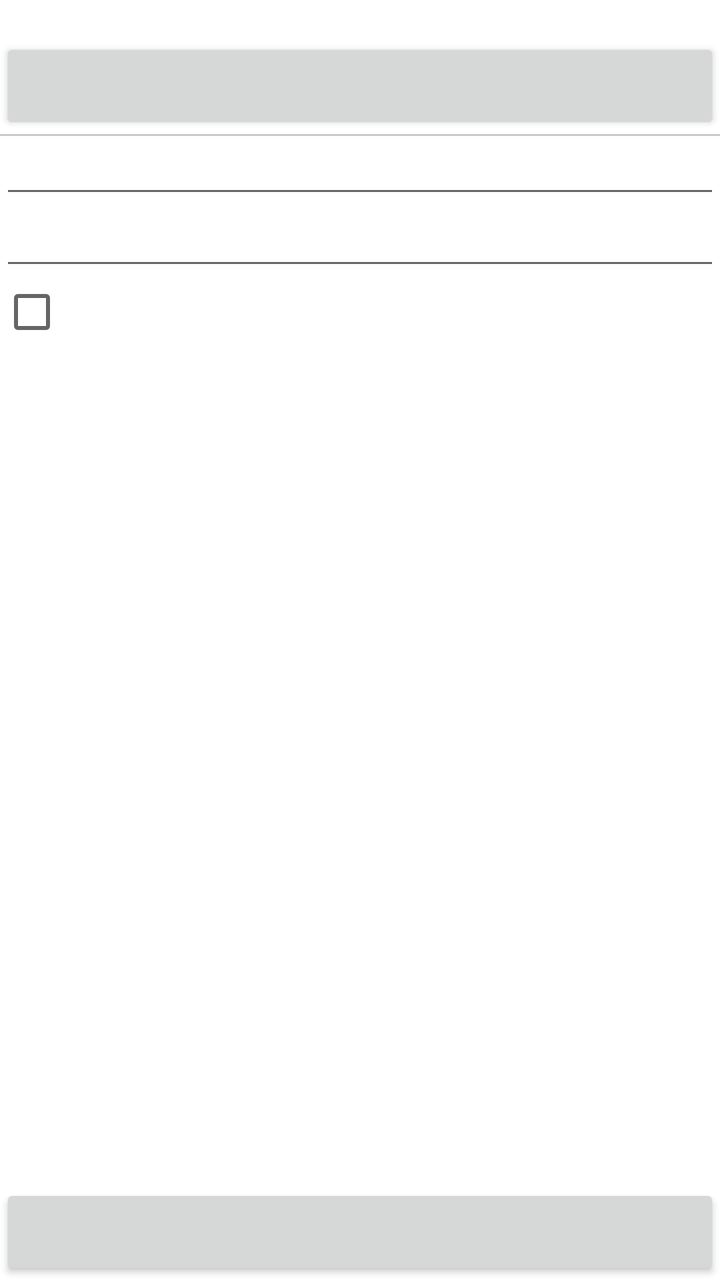
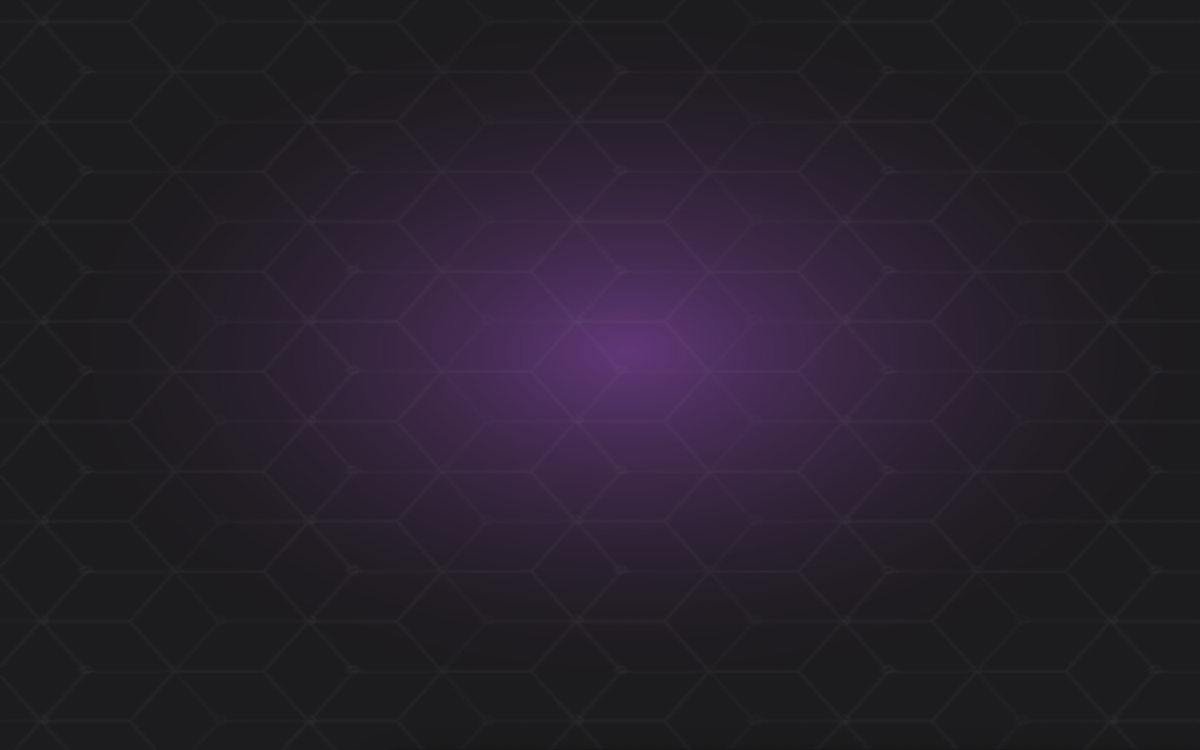

One screen, two layout resources from the same app: the default and the repository's alternative for another configuration. Each is rendered where Android would select it; the XML of both is given below.
<!-- AndroidManifest.xml: application theme AppTheme -->
<!-- res/layout/dialog_siginin.xml -->
<?xml version="1.0" encoding="utf-8"?>
<RelativeLayout xmlns:android="http://schemas.android.com/apk/res/android"
    android:layout_width="fill_parent"
    android:layout_height="fill_parent"
    android:background="@android:color/white"
    >


    <TextView
        android:id="@+id/info_text"
        android:layout_width="wrap_content"
        android:layout_height="wrap_content"
        android:layout_alignParentTop="true"
        android:layout_centerHorizontal="true"
        android:gravity="center"

        android:textAppearance="?android:attr/textAppearanceSmall" />

    <Button
        android:id="@+id/crear_boton"
        android:layout_width="match_parent"
        android:layout_height="wrap_content"
        android:layout_below="@+id/info_text"
        android:layout_centerHorizontal="true"

        android:textColor="@android:color/white" />

    <View
        android:id="@+id/divider"
        android:layout_width="match_parent"
        android:layout_height="1dp"
        android:layout_below="@+id/crear_boton"

        android:background="#C8C9CB" />

    <EditText
        android:id="@+id/nombre_input"
        android:layout_width="match_parent"
        android:layout_height="wrap_content"
        android:layout_below="@+id/divider"
        android:layout_centerHorizontal="true"

        android:ems="10"

        android:textAppearance="?android:attr/textAppearanceSmall" />

    <EditText
        android:id="@+id/contrasena_input"
        android:layout_width="match_parent"
        android:layout_height="wrap_content"
        android:layout_below="@+id/nombre_input"
        android:layout_centerHorizontal="true"

        android:ems="10"

        android:inputType="textPassword"

        android:textAppearance="?android:attr/textAppearanceSmall" />

    <CheckBox
        android:id="@+id/recordar_check"
        android:layout_width="wrap_content"
        android:layout_height="wrap_content"
        android:layout_alignLeft="@+id/contrasena_input"
        android:layout_alignStart="@+id/contrasena_input"
        android:layout_below="@+id/contrasena_input"
        android:checked="false" />

    <TextView
        android:id="@+id/olvidar_text"
        android:layout_width="wrap_content"
        android:layout_height="wrap_content"
        android:layout_alignEnd="@+id/contrasena_input"
        android:layout_alignRight="@+id/contrasena_input"
        android:layout_below="@+id/recordar_check"

        android:textAppearance="?android:attr/textAppearanceSmall" />

    <Button
        android:id="@+id/entrar_boton"
        android:layout_width="match_parent"
        android:layout_height="wrap_content"
        android:layout_alignParentBottom="true"
        android:layout_centerHorizontal="true"

        android:textColor="@android:color/white" />
</RelativeLayout>
<!-- resources referenced by this layout -->
<resources>
  <style name="AppTheme" parent="Theme.AppCompat.Light.DarkActionBar">
          
          <item name="colorPrimary">@color/colorPrimary</item>
          <item name="colorPrimaryDark">@color/colorPrimaryDark</item>
          <item name="colorAccent">@color/colorAccent</item>
      </style>
</resources>
<!-- res/layout-sw720dp/dialog_siginin.xml (the repository's variant of the layout above) -->
<!-- drawn on a large tablet held sideways -->
<?xml version="1.0" encoding="utf-8"?>
<RelativeLayout
    xmlns:android="http://schemas.android.com/apk/res/android"
    android:layout_width="match_parent"
    android:layout_height="match_parent"
    android:background="@drawable/fondo2">



</RelativeLayout>
<!-- resources referenced by the variant -->
<!-- as a large tablet held sideways resolves them -->
<resources>
  <!-- drawable fondo2: png bitmap (drawable-hdpi, 318339 bytes) -->
  <style name="AppTheme" parent="Theme.AppCompat.Light.DarkActionBar">
          
          <item name="colorPrimary">@color/colorPrimary</item>
          <item name="colorPrimaryDark">@color/colorPrimaryDark</item>
          <item name="colorAccent">@color/colorAccent</item>
      </style>
</resources>
